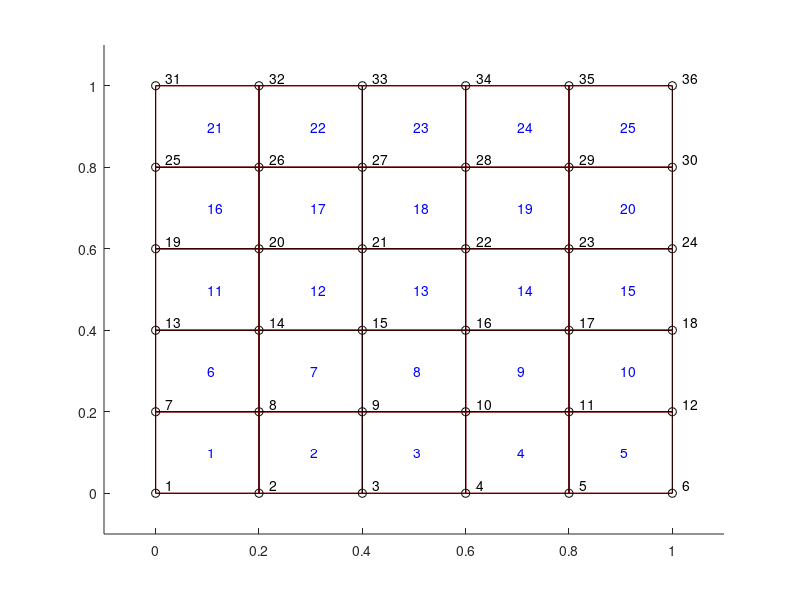

This figure's MATLAB source:
%% 2D Diffusion on a Rectangular Plane (Dirichlet Boundaries)
% SOLVE: grad(grad(u(x,y))) = 0
% BCs: u(xmax,y) = sin(y), u(xmin,y) = u(x,ymin) = u(x,ymax) = 0
% First, we define a rectangle [xmin, xmax] by [ymin, ymax] split evenly
% into N even segments along the x-dimension and M even segments along the
% y-dimension.
% REFERENCE: http://www.iue.tuwien.ac.at/phd/orio/node48.html
% REFERENCE: http://www.cs.rpi.edu/~flaherje/FEM/index4.html
% REFERENCE: http://www.math.chalmers.se/~mohammad/teaching/PDEbok/draft_FEM_version4.pdf
xmin = 0; xmax = 1;
ymin = 0; ymax = 1;
N = 5;
M = 5;
xvals = linspace(xmin, xmax, N+1);
yvals = linspace(ymin, ymax, M+1);

% Initialize vert_list because it's good practice
verts = zeros((N+1)*(M+1),2);

hold on
for i=1:N+1
    for j = 1:M+1
        % How do we create a list of vertex points?
        verts(i+(N+1)*(j-1),:) = [xvals(i), yvals(j)];
        
        % How do we plot these to check that all went well?
        plot(xvals(i), yvals(j), 'ok');
        xlim([xmin-0.1*(xmax-xmin), 0.1*(xmax-xmin)+xmax]);
        ylim([ymin-0.1*(ymax-ymin), 0.1*(ymax-ymin)+ymax]);
        
        % How do we come up with a numbering scheme for our nodal values?
        text(xvals(i)+0.1*(xmax-xmin)/N, yvals(j)+0.1*(ymax-ymin)/M, sprintf('%d', i+(N+1)*(j-1)));
    end
end

% Now, knowing these vertices, how do we generate a correctly-oriented
% uniform fitted mesh?

%Initialize elements matrix for good practice
elements = zeros(N*M, 4);

for i = 1:N
    for j = 1:M
        
        % global vertex label for local vertex 1
        v1 = i+(N+1)*(j-1);
        
        % global vertex label for local vertex 2
        v2 = i+1+(N+1)*(j-1);
        
        % global vertex label for local vertex 3
        v3 = i+1+(N+1)*j;
        
        % global vertex label for local vertex 4
        v4 = i+(N+1)*j;
        
        % Add global element labels into a list of elements
        elements(i+(j-1)*N,:) = [v1, v2, v3, v4];
    end
end

% Now, how do we ensure that we have assigned the correct references in the
% connectivity/element matrix?
for i = 1:N
    for j = 1:M
        
        % Find the global labels of each of the nodes for a given element
        nodes = elements(i+(j-1)*N,:);
        
        % Find the coordinates of the bounding rectangle of the element
        outline = [verts(nodes(1),:);
                   verts(nodes(2),:);
                   verts(nodes(3),:);
                   verts(nodes(4),:);
                   verts(nodes(1),:)];
               
        % How can we visualize what exactly we are plotting?
        plot(outline(:,1), outline(:,2), '-r')
        pause()
        plot(outline(:,1), outline(:,2), '-k')
        center = [(verts(nodes(1),1)+verts(nodes(2),1))/2,
                  (verts(nodes(3),2)+verts(nodes(1),2))/2];
        text(center(1), center(2), sprintf('%d', i+(j-1)*N), 'color', 'b')
    end
end